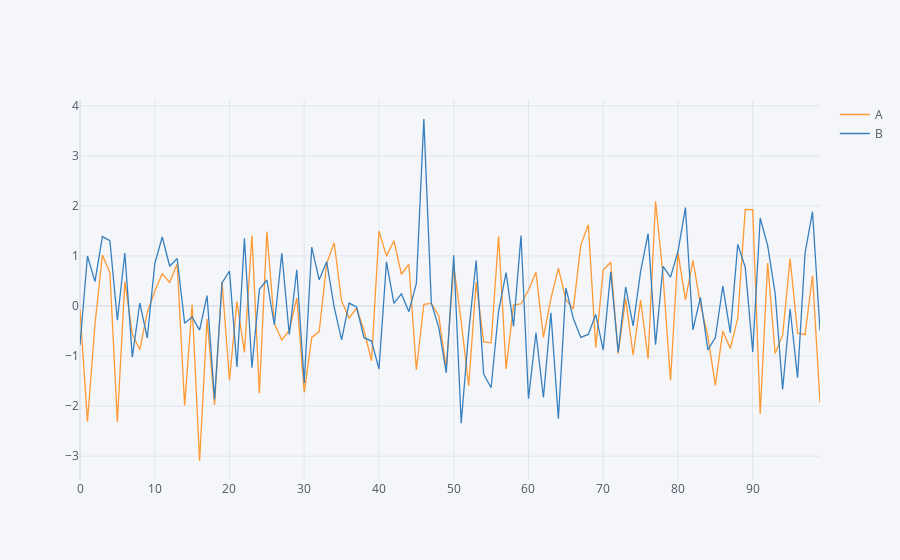

Source (notebook cell):
### Code cell
df[['A', 'B']].iplot(kind='scatter')
